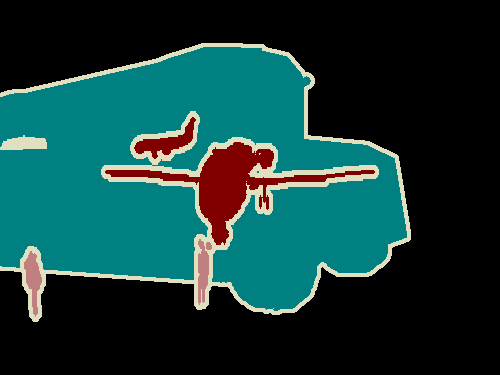
#> input picture images/anno.png, 500 x 375 px, given as the content of the folder ../dataset/VOCdevkit2012/VOC2012/SegmentationClass, which was not available
$ python copy_paste.py
#> lines starting #> are read from the running program, lines starting #| are printed output that depends on the picture; pictures that were not available may be replaced by others from this repository, and a replacement may not be noted
#> in main, mask_src is the input picture: shape (375, 500, 3); mean R, G, B 19.1, 58, 56.1
"""
Unofficial implementation of Copy-Paste for semantic segmentation
"""

from PIL import Image
import imgviz
import cv2
import argparse
import os
import numpy as np
import tqdm


def save_colored_mask(mask, save_path):
    lbl_pil = Image.fromarray(mask.astype(np.uint8), mode="P")
    colormap = imgviz.label_colormap()
    lbl_pil.putpalette(colormap.flatten())
    lbl_pil.save(save_path)


def random_flip_horizontal(mask, img, p=0.5):
    if np.random.random() < p:
        img = img[:, ::-1, :]
        mask = mask[:, ::-1]
    return mask, img


def img_add(img_src, img_main, mask_src):
    if len(img_main.shape) == 3:
        h, w, c = img_main.shape
    elif len(img_main.shape) == 2:
        h, w = img_main.shape
    mask = np.asarray(mask_src, dtype=np.uint8)
    sub_img01 = cv2.add(img_src, np.zeros(np.shape(img_src), dtype=np.uint8), mask=mask)
    mask_02 = cv2.resize(mask, (w, h), interpolation=cv2.INTER_NEAREST)
    mask_02 = np.asarray(mask_02, dtype=np.uint8)
    sub_img02 = cv2.add(img_main, np.zeros(np.shape(img_main), dtype=np.uint8),
                        mask=mask_02)
    img_main = img_main - sub_img02 + cv2.resize(sub_img01, (img_main.shape[1], img_main.shape[0]),
                                                 interpolation=cv2.INTER_NEAREST)
    return img_main


def rescale_src(mask_src, img_src, h, w):
    if len(mask_src.shape) == 3:
        h_src, w_src, c = mask_src.shape
    elif len(mask_src.shape) == 2:
        h_src, w_src = mask_src.shape
    max_reshape_ratio = min(h / h_src, w / w_src)
    rescale_ratio = np.random.uniform(0.2, max_reshape_ratio)

    # reshape src img and mask
    rescale_h, rescale_w = int(h_src * rescale_ratio), int(w_src * rescale_ratio)
    mask_src = cv2.resize(mask_src, (rescale_w, rescale_h),
                          interpolation=cv2.INTER_NEAREST)
    # mask_src = mask_src.resize((rescale_w, rescale_h), Image.NEAREST)
    img_src = cv2.resize(img_src, (rescale_w, rescale_h),
                         interpolation=cv2.INTER_LINEAR)

    # set paste coord
    py = int(np.random.random() * (h - rescale_h))
    px = int(np.random.random() * (w - rescale_w))

    # paste src img and mask to a zeros background
    img_pad = np.zeros((h, w, 3), dtype=np.uint8)
    mask_pad = np.zeros((h, w), dtype=np.uint8)
    img_pad[py:int(py + h_src * rescale_ratio), px:int(px + w_src * rescale_ratio), :] = img_src
    mask_pad[py:int(py + h_src * rescale_ratio), px:int(px + w_src * rescale_ratio)] = mask_src

    return mask_pad, img_pad


def Large_Scale_Jittering(mask, img, min_scale=0.1, max_scale=2.0):
#> called with min_scale = 0.1, max_scale = 2
    rescale_ratio = np.random.uniform(min_scale, max_scale)
    h, w, _ = img.shape
#> h = 375; w = 500

    # rescale
    h_new, w_new = int(h * rescale_ratio), int(w * rescale_ratio)
#> h_new = 466; w_new = 622
    img = cv2.resize(img, (w_new, h_new), interpolation=cv2.INTER_LINEAR)
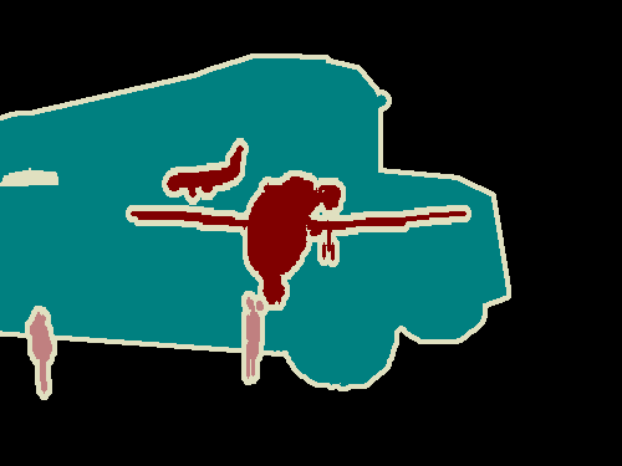
#> img: shape (466, 622, 3); mean of channels 0, 1, 2 56.1, 58, 19.1; drawn as B, G, R
    mask = cv2.resize(mask, (w_new, h_new), interpolation=cv2.INTER_NEAREST)
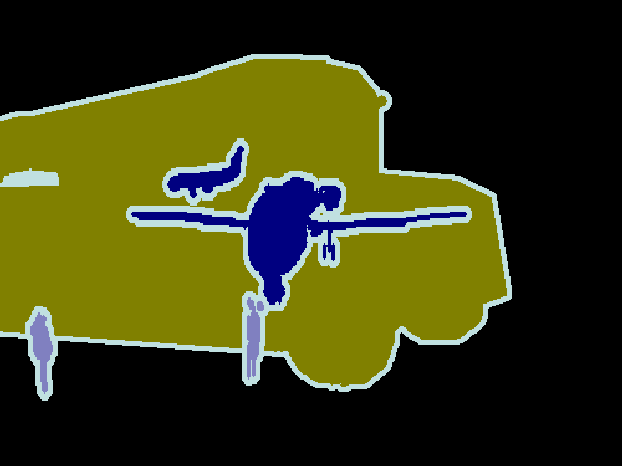
#> mask: shape (466, 622, 3); mean of channels 0, 1, 2 19.1, 58.1, 56.1; drawn as B, G, R
    # mask = mask.resize((w_new, h_new), Image.NEAREST)

    # crop or padding
    x, y = int(np.random.uniform(0, abs(w_new - w))), int(np.random.uniform(0, abs(h_new - h)))
#> x = 66; y = 38
    if rescale_ratio <= 1.0:  # padding
        img_pad = np.ones((h, w, 3), dtype=np.uint8) * 168
        mask_pad = np.zeros((h, w), dtype=np.uint8)
        img_pad[y:y+h_new, x:x+w_new, :] = img
        mask_pad[y:y+h_new, x:x+w_new] = mask
        return mask_pad, img_pad
    else:  # crop
        img_crop = img[y:y+h, x:x+w, :]
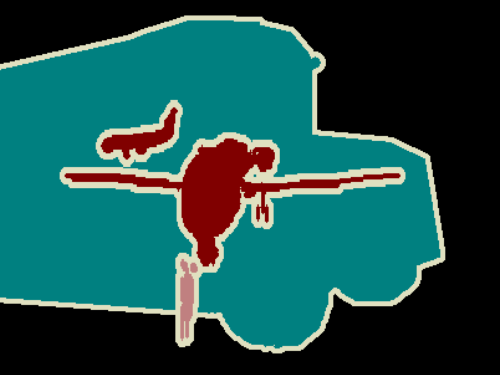
#> img_crop: shape (375, 500, 3); mean of channels 0, 1, 2 74.7, 77.2, 25.6; drawn as B, G, R
        mask_crop = mask[y:y+h, x:x+w]
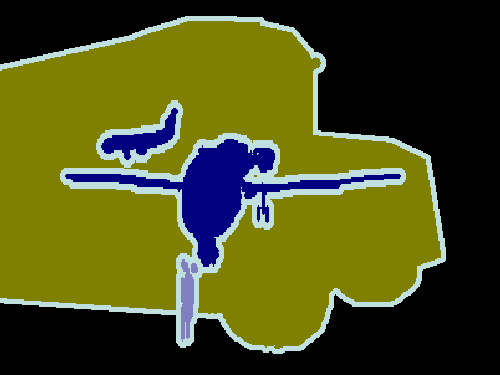
#> mask_crop: shape (375, 500, 3); mean of channels 0, 1, 2 25.5, 77.3, 74.7; drawn as B, G, R
        return mask_crop, img_crop


def copy_paste(mask_src, img_src, mask_main, img_main):
    mask_src, img_src = random_flip_horizontal(mask_src, img_src)
    mask_main, img_main = random_flip_horizontal(mask_main, img_main)

    # LSJ， Large_Scale_Jittering
    if args.lsj:
        mask_src, img_src = Large_Scale_Jittering(mask_src, img_src)
        mask_main, img_main = Large_Scale_Jittering(mask_main, img_main)
#> call 2 of Large_Scale_Jittering, with min_scale = 0.1, max_scale = 2
#> in Large_Scale_Jittering (call 2), `mask = cv2.resize(mask, (w_new, h_new), interpolation=cv2.INTER_NEAREST)`:
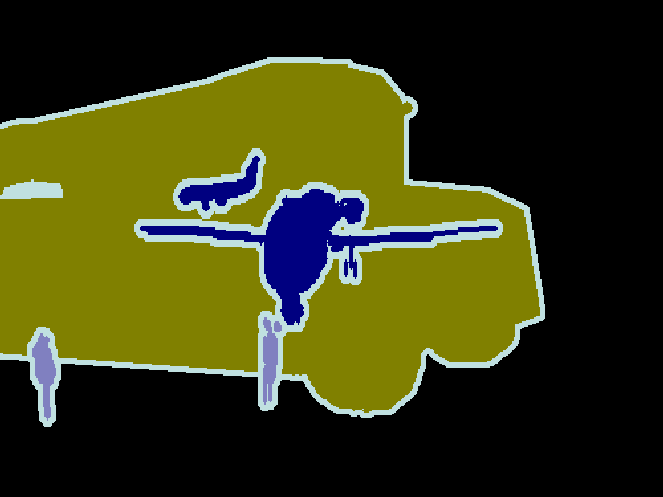
#> mask: shape (497, 663, 3); mean of channels 0, 1, 2 19.1, 58.1, 56.1; drawn as B, G, R
#> in Large_Scale_Jittering (call 2), `img_crop = img[y:y+h, x:x+w, :]`:
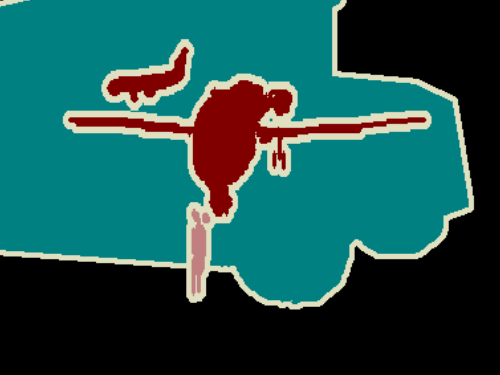
#> img_crop: shape (375, 500, 3); mean of channels 0, 1, 2 76.7, 79.3, 26.7; drawn as B, G, R
#> in Large_Scale_Jittering (call 2), `mask_crop = mask[y:y+h, x:x+w]`:
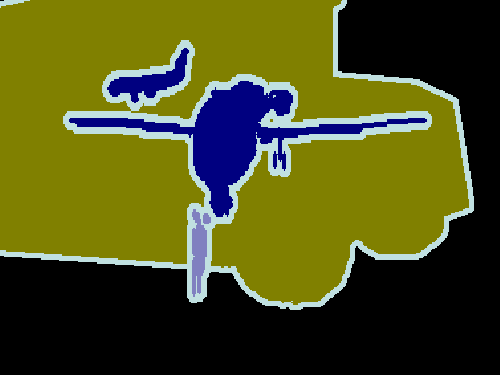
#> mask_crop: shape (375, 500, 3); mean of channels 0, 1, 2 26.6, 79.5, 76.9; drawn as B, G, R
    else:
        # rescale mask_src/img_src to less than mask_main/img_main's size
        h, w, _ = img_main.shape
        mask_src, img_src = rescale_src(mask_src, img_src, h, w)

    img = img_add(img_src, img_main, mask_src)
    mask = img_add(mask_src, mask_main, mask_src)

    return mask, img


def main(args):
    # input path
    segclass = os.path.join(args.input_dir, 'SegmentationClass')
    JPEGs = os.path.join(args.input_dir, 'JPEGImages')

    # create output path
    os.makedirs(args.output_dir, exist_ok=True)
    os.makedirs(os.path.join(args.output_dir, 'SegmentationClass'), exist_ok=True)
    os.makedirs(os.path.join(args.output_dir, 'JPEGImages'), exist_ok=True)

    masks_path = os.listdir(segclass)
    tbar = tqdm.tqdm(masks_path, ncols=100)
    for mask_path in tbar:
        # get source mask and img
        mask_src = np.asarray(Image.open(os.path.join(segclass, mask_path)), dtype=np.uint8)
        img_src = cv2.imread(os.path.join(JPEGs, mask_path.replace('.png', '.jpg')))

        # random choice main mask/img
        mask_main_path = np.random.choice(masks_path)
        mask_main = np.asarray(Image.open(os.path.join(segclass, mask_main_path)), dtype=np.uint8)
        img_main = cv2.imread(os.path.join(JPEGs, mask_main_path.replace('.png', '.jpg')))

        # Copy-Paste data augmentation
        mask, img = copy_paste(mask_src, img_src, mask_main, img_main)

        mask_filename = "copy_paste_" + mask_path
        img_filename = mask_filename.replace('.png', '.jpg')
        save_colored_mask(mask, os.path.join(args.output_dir, 'SegmentationClass', mask_filename))
        cv2.imwrite(os.path.join(args.output_dir, 'JPEGImages', img_filename), img)


def get_args():
    parser = argparse.ArgumentParser()
    parser.add_argument("--input_dir", default="../dataset/VOCdevkit2012/VOC2012", type=str,
                        help="input annotated directory")
    parser.add_argument("--output_dir", default="../dataset/VOCdevkit2012/VOC2012_copy_paste", type=str,
                        help="output dataset directory")
    parser.add_argument("--lsj", default=True, type=bool, help="if use Large Scale Jittering")
    return parser.parse_args()


if __name__ == '__main__':
    args = get_args()
#> (the run stopped early here; a loop or call above may not have finished)
